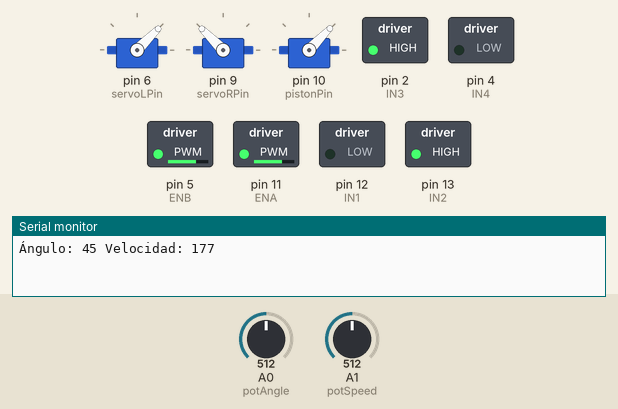
Simulated run of this sketch. Board: Arduino Uno, built with avr-gcc and run on an emulated ATmega328P. Parts: 3 × servo, switched loads named in the sketch (green lamp = pin HIGH), the last lines printed to the serial monitor. The inputs (shaded band) are chosen by the test bench; at power-on: A0 (potAngle) = 512, A1 (potSpeed) = 512.

Above: at 1.2 s.
1.3 s: A0 (potAngle) set to 716
At 2.0 s:
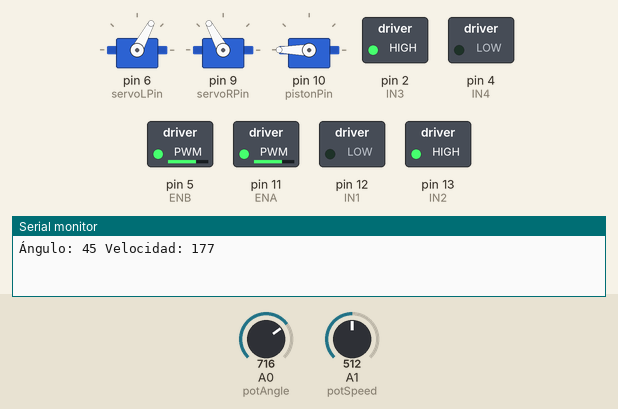
3.0 s: A1 (potSpeed) set to 716
At 3.7 s:
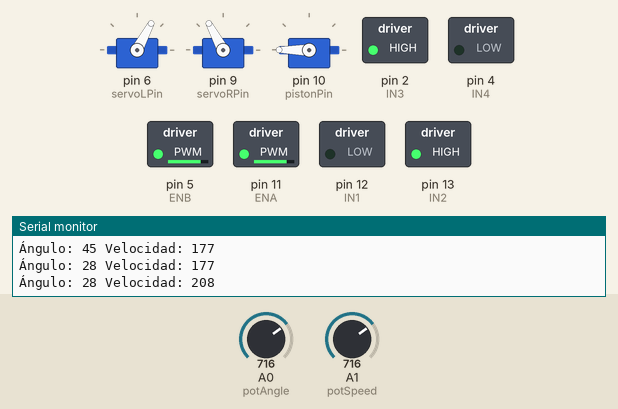
4.5 s: A0 (potAngle) set to 511
At 5.0 s:
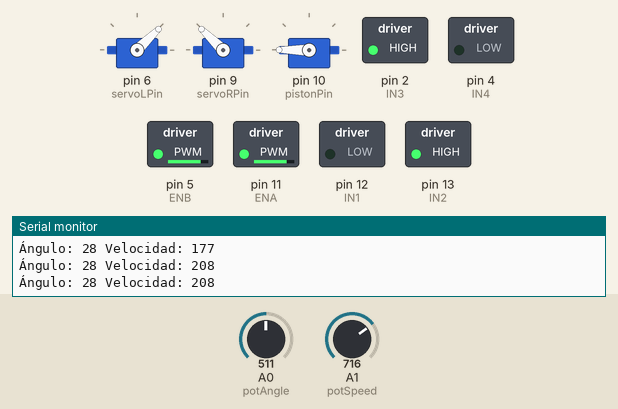
7.5 s: A1 (potSpeed) set to 511
At 8.32 s:
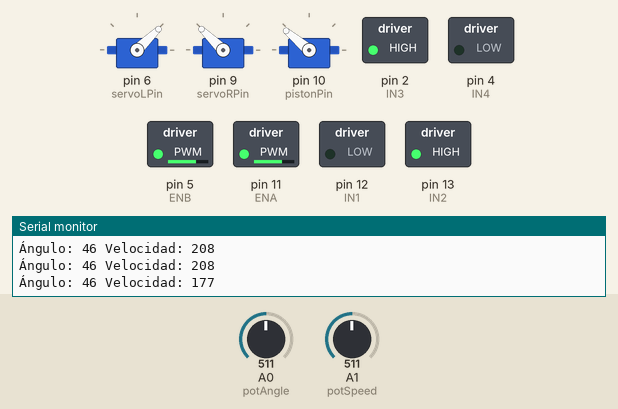
9.9 s: A0 (potAngle) set to 306
At 10.4 s:
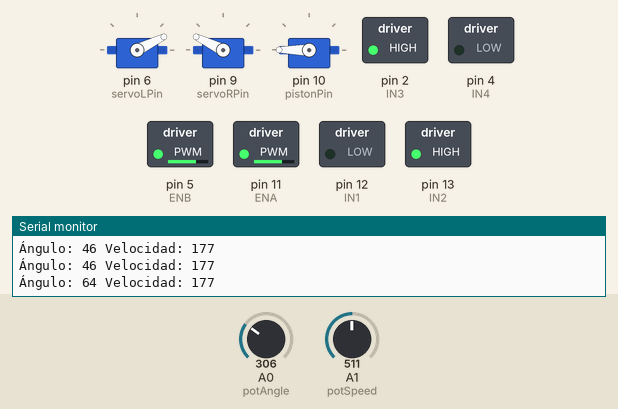
11.4 s: A1 (potSpeed) set to 170
At 11.7 s:
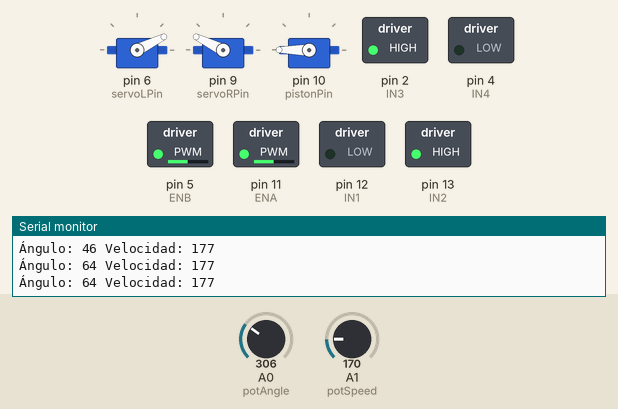
Timing chart, 0 to 15.4 s (numbered marks = the images above; inputs shaded):
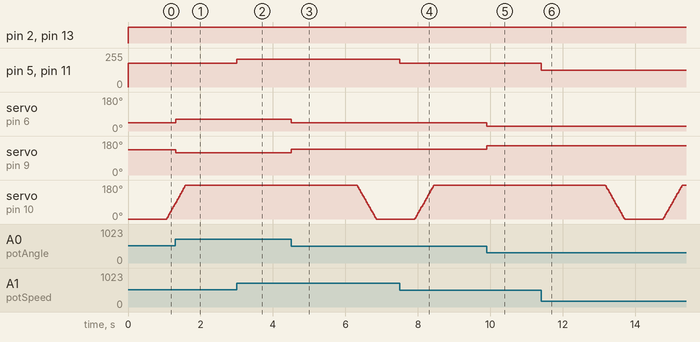

Measured:
- after the input at 1.3 s, servo on pin 6 (servoLPin): 45° → 62° at once; servo on pin 9 (servoRPin): 135° → 118° at once
- after the input at 3.0 s, pin 5 (ENB), pin 11 (ENA): 177/255 → 208/255 at once
- after the input at 4.5 s, servo on pin 6 (servoLPin): 62° → 44° at once; servo on pin 9 (servoRPin): 118° → 136° at once
- after the input at 7.5 s, pin 5 (ENB), pin 11 (ENA): 208/255 → 177/255 at once
- after the input at 9.9 s, servo on pin 6 (servoLPin): 44° → 26° at once; servo on pin 9 (servoRPin): 136° → 154° at once
- after the input at 11.4 s, pin 5 (ENB), pin 11 (ENA): 177/255 → 125/255 at once

The sketch:

Lanzador_de_pelotas.ino
```cpp
#include <Servo.h>

#define IN1 12
#define IN2 13
#define ENA 11

#define IN3 2
#define IN4 4
#define ENB 5

#define pistonPin 10
#define servoLPin 6
#define servoRPin 9

#define potAngle 0
#define potSpeed 1

Servo piston;
Servo servoL;
Servo servoR;

int speed0 = 255;
int tExtend = 150;
int tRetract = 500;

int t = 0;
int tnext = 0;

int pAngulo;
int pSpeed;

float angle = 0;
int angleNext = 0;
int tPistonMove = 50;
int minAngle = 0;
int maxAngle = 180;

int loopDelay = 10;

unsigned long prevTime = millis();
int intervalPrint = 1000;

void setup(){
  Serial.begin(9600);

  pinMode(IN1, OUTPUT);
  pinMode(IN2, OUTPUT);
  pinMode(ENA, OUTPUT);

  pinMode(IN3, OUTPUT);
  pinMode(IN4, OUTPUT);
  pinMode(ENB, OUTPUT);

  servoL.attach(servoLPin);
  servoR.attach(servoRPin);
  piston.attach(pistonPin);

  // forward(speed0);
}

void loop(){
  // //Lee y escribir el ángulo de inclinación
  pAngulo = map(analogRead(potAngle), 0, 1023, 0, 90);
  servoL.write(pAngulo);
  servoR.write(180-pAngulo);

  // //Lee y escribe la velocidad de los motores
  pSpeed = map(analogRead(potSpeed), 0, 1023, 100, 255);
  forward(pSpeed);

  //Movimiento del piston
  t = tnext;
  if(t == 0){ //Se retrae
    piston.write(minAngle);
    tnext += 1;
  }if(0 < t && t < tExtend){ //Espera cerrado
    if(tExtend-tPistonMove < t){
      angle += float((loopDelay*(maxAngle-minAngle)))/float(10*tPistonMove);
      piston.write(angle);
    }
    tnext += 1;
  }if(t == tExtend){ //Se retrae
    angle = maxAngle;
    tnext += 1;
    piston.write(maxAngle);
  }if(tExtend < t && t < tExtend + tRetract){ //Espera retraido
    if(tExtend + tRetract-tPistonMove < t){
      angle -= float((loopDelay*(maxAngle-minAngle)))/float(10*tPistonMove);
      piston.write(angle);
    }
    tnext += 1;
  }if(t == tExtend + tRetract){ //Reinicia el ciclo
    angle = minAngle;
    tnext = 0;
  }

  // Imprimir datos
  unsigned long currentTime = millis();
  if(currentTime - prevTime > intervalPrint){
    Serial.print("Ángulo: ");
    Serial.print(90-pAngulo);
    Serial.print(" Velocidad: ");
    Serial.println(pSpeed);
    prevTime = currentTime;
  }
  delay(loopDelay);
}

void forward(int speed){
  analogWrite(ENA, speed);
  digitalWrite(IN1, LOW);
  digitalWrite(IN2, HIGH);

  analogWrite(ENB, speed);
  digitalWrite(IN3, HIGH);
  digitalWrite(IN4, LOW);
}
```
